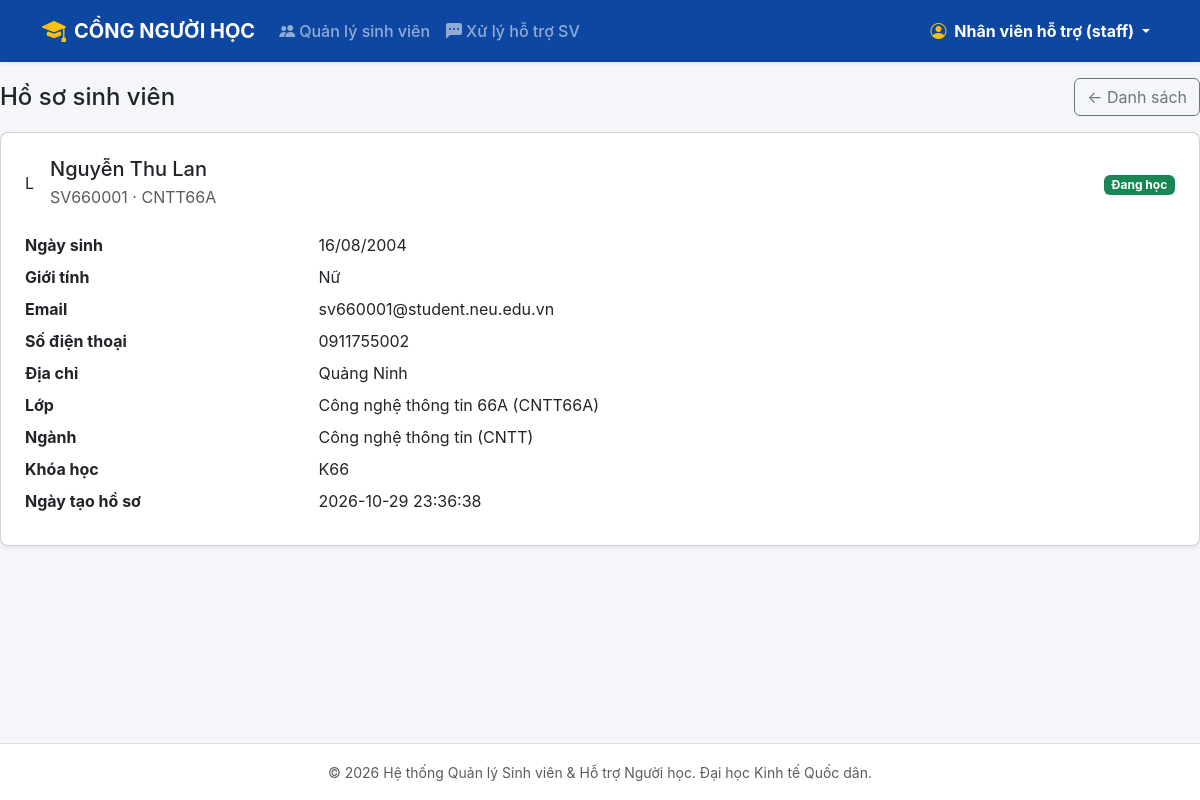
/students/1 (signed in), run on the app's committed database.
### tables this page shows
CREATE TABLE TaiKhoan (
    id INTEGER PRIMARY KEY AUTOINCREMENT,
    username TEXT NOT NULL UNIQUE,
    password_hash TEXT NOT NULL,
    vai_tro TEXT NOT NULL CHECK (vai_tro IN ('student', 'support_staff', 'admin')),
    ho_ten TEXT,
    sinh_vien_id INTEGER UNIQUE REFERENCES SinhVien(id) ON DELETE CASCADE
);

CREATE TABLE SinhVien (
    id INTEGER PRIMARY KEY AUTOINCREMENT,
    ma_sv TEXT NOT NULL UNIQUE,
    ho_ten TEXT NOT NULL,
    ngay_sinh TEXT,
    gioi_tinh TEXT CHECK (gioi_tinh IN ('Nam', 'Nữ', 'Khác')),
    email TEXT,
    so_dien_thoai TEXT,
    dia_chi TEXT,
    lop_id INTEGER NOT NULL REFERENCES Lop(id),
    trang_thai TEXT NOT NULL DEFAULT 'Đang học'
        CHECK (trang_thai IN ('Đang học', 'Bảo lưu', 'Đã tốt nghiệp', 'Thôi học')),
    ngay_tao TEXT NOT NULL DEFAULT (datetime('now', 'localtime'))
);

CREATE TABLE Lop (
    id INTEGER PRIMARY KEY AUTOINCREMENT,
    ma_lop TEXT NOT NULL UNIQUE,
    ten_lop TEXT NOT NULL,
    nganh_id INTEGER NOT NULL REFERENCES NganhHoc(id),
    khoa_hoc TEXT NOT NULL
);

CREATE TABLE NganhHoc (
    id INTEGER PRIMARY KEY AUTOINCREMENT,
    ma_nganh TEXT NOT NULL UNIQUE,
    ten_nganh TEXT NOT NULL
);

### students.py (the view)
@students_bp.route("/<int:sv_id>")
@login_required
def detail(sv_id):
    sv = get_student_or_404(sv_id)
    if g.user["vai_tro"] == "student" and g.user["sinh_vien_id"] != sv_id:
        abort(403)
    return render_template("students/detail.html", sv=sv)

### app.py (called while the page is built)
def dmy(value):
    if not value:
        return "—"
    try:
        return datetime.strptime(str(value)[:10], "%Y-%m-%d").strftime("%d/%m/%Y")
    except ValueError:
        return value

### auth.py (called while the page is built)
@auth_bp.before_app_request
def load_logged_in_user():
    user_id = session.get("user_id")
    if user_id is None:
        g.user = None
    else:
        db = get_db()
        g.user = db.execute(
            "SELECT id, username, vai_tro, ho_ten, sinh_vien_id FROM TaiKhoan WHERE id = ?",
            (user_id,)
        ).fetchone()

def login_required(view):
    @functools.wraps(view)
    def wrapped_view(**kwargs):
        if g.user is None:
            flash("Vui lòng đăng nhập để truy cập chức năng này.", "warning")
            return redirect(url_for("auth.login"))
        return view(**kwargs)
    return wrapped_view

### models.py (called while the page is built)
def connect(path):
    conn = sqlite3.connect(path)
    conn.row_factory = sqlite3.Row
    conn.execute("PRAGMA foreign_keys = ON")
    conn.create_function("norm", 1, normalize, deterministic=True)
    return conn

def get_db():
    if "db" not in g:
        g.db = connect(current_app.config["DATABASE"])
    return g.db

### students.py (called while the page is built)
def get_student_or_404(sv_id):
    sv = get_db().execute(SELECT_COLS + FROM_CLAUSE + " WHERE sv.id = ?", (sv_id,)).fetchone()
    if sv is None:
        abort(404)
    return sv

### templates/students/detail.html (shortened to what this page needs)
{% extends "base.html" %}
{% from "_macros.html" import status_badge %}
{% block content %}
<div class="d-flex flex-wrap justify-content-between align-items-center gap-2 mb-3">
  <h1 class="h4 mb-0">Hồ sơ sinh viên</h1>
  <div class="d-flex gap-2">
    {% if current_user.vai_tro != 'student' %}
    <a class="btn btn-outline-secondary" href="{{ url_for('students.list_students') }}">← Danh sách</a>
    {% endif %}
  </div>
</div>
<div class="card shadow-sm">
  <div class="card-body p-4">
    <div class="d-flex align-items-center gap-3 mb-4">
      <div class="avatar">{{ sv.ho_ten.split()[-1][0] }}</div>
      <div>
        <div class="h5 mb-1">{{ sv.ho_ten }}</div>
        <div class="text-muted">{{ sv.ma_sv }} · {{ sv.ma_lop }}</div>
      </div>
      <div class="ms-auto">{{ status_badge(sv.trang_thai) }}</div>
    </div>
    <dl class="row mb-0 detail-list">
      <dt class="col-sm-3">Ngày sinh</dt><dd class="col-sm-9">{{ sv.ngay_sinh|dmy }}</dd>
      <dt class="col-sm-3">Giới tính</dt><dd class="col-sm-9">{{ sv.gioi_tinh or '—' }}</dd>
      <dt class="col-sm-3">Email</dt><dd class="col-sm-9">{{ sv.email or '—' }}</dd>
      <dt class="col-sm-3">Số điện thoại</dt><dd class="col-sm-9">{{ sv.so_dien_thoai or '—' }}</dd>
      <dt class="col-sm-3">Địa chỉ</dt><dd class="col-sm-9">{{ sv.dia_chi or '—' }}</dd>
      <dt class="col-sm-3">Lớp</dt><dd class="col-sm-9">{{ sv.ten_lop }} ({{ sv.ma_lop }})</dd>
      <dt class="col-sm-3">Ngành</dt><dd class="col-sm-9">{{ sv.ten_nganh }} ({{ sv.ma_nganh }})</dd>
      <dt class="col-sm-3">Khóa học</dt><dd class="col-sm-9">{{ sv.khoa_hoc }}</dd>
      <dt class="col-sm-3">Ngày tạo hồ sơ</dt><dd class="col-sm-9">{{ sv.ngay_tao }}</dd>
    </dl>
  </div>
</div>
{% endblock %}

### templates/base.html (shortened to what this page needs)
<!DOCTYPE html>
<html lang="vi">
<head>
    <link href="https://cdn.jsdelivr.net/npm/bootstrap@5.3.0/dist/css/bootstrap.min.css" rel="stylesheet">
    <link rel="stylesheet" href="https://cdn.jsdelivr.net/npm/bootstrap-icons@1.11.1/font/bootstrap-icons.css">
</head>
<body>
    <nav class="navbar navbar-expand-lg navbar-dark navbar-neu shadow-sm sticky-top">
        <div class="container">
            <a class="navbar-brand fw-bold d-flex align-items-center" href="{{ url_for('home') }}">
                <i class="bi bi-mortarboard-fill me-2 fs-4 text-warning"></i> CỔNG NGƯỜI HỌC
            </a>
            <div class="collapse navbar-collapse" id="navbarNav">
                <ul class="navbar-nav me-auto mb-2 mb-lg-0">
                    {% if g.user %}
                        {% if g.user.vai_tro == 'student' %}
                            <li class="nav-item">
                                <a class="nav-link" href="{{ url_for('portal.profile') }}"><i class="bi bi-person-circle me-1"></i>Hồ sơ cá nhân</a>
                            </li>
                            <li class="nav-item">
                                <a class="nav-link" href="{{ url_for('portal.curriculum') }}"><i class="bi bi-journal-text me-1"></i>Chương trình đào tạo</a>
                            </li>
                            <li class="nav-item">
                                <a class="nav-link" href="{{ url_for('portal.finance') }}"><i class="bi bi-credit-card me-1"></i>Tài chính sinh viên</a>
                            </li>
                            <li class="nav-item">
                                <a class="nav-link" href="{{ url_for('portal.support') }}"><i class="bi bi-headset me-1"></i>Hỗ trợ & Thắc mắc</a>
                            </li>
                        {% else %}
                            <li class="nav-item">
                                <a class="nav-link" href="{{ url_for('students.list_students') }}"><i class="bi bi-people-fill me-1"></i>Quản lý sinh viên</a>
                            </li>
                            <li class="nav-item">
                                <a class="nav-link" href="{{ url_for('portal.support') }}"><i class="bi bi-chat-left-dots-fill me-1"></i>Xử lý hỗ trợ SV</a>
                            </li>
                        {% endif %}
                    {% endif %}
                </ul>
                <ul class="navbar-nav ms-auto">
                    {% if g.user %}
                        <li class="nav-item dropdown">
                            <a class="nav-link dropdown-toggle text-white fw-bold" href="#" id="userDrop" role="button" data-bs-toggle="dropdown">
                                <i class="bi bi-person-circle me-1 text-warning"></i>
                                {% if g.user.vai_tro == 'student' %}
                                    {{ g.user.ho_ten }}
                                {% elif g.user.vai_tro == 'admin' %}
                                    Admin ({{ g.user.username }})
                                {% else %}
                                    Nhân viên hỗ trợ ({{ g.user.username }})
                                {% endif %}
                            </a>
                        </li>
                    {% else %}
                        <li class="nav-item"><a class="nav-link" href="{{ url_for('auth.login') }}">Đăng nhập</a></li>
                    {% endif %}
                </ul>
            </div>
        </div>
    </nav>
    <main>
        {% block content %}{% endblock %}
    </main>
    <footer class="text-center py-3 text-muted border-top bg-white mt-auto">
        <div class="container">
            <small>© 2026 Hệ thống Quản lý Sinh viên & Hỗ trợ Người học. Đại học Kinh tế Quốc dân.</small>
        </div>
    </footer>
</body>
</html>

### templates/_macros.html (shortened to what this page needs)
{% macro status_badge(tt) %}
  {% set cls = {'Đang học': 'success', 'Bảo lưu': 'warning', 'Đã tốt nghiệp': 'primary', 'Thôi học': 'secondary'}.get(tt, 'secondary') %}
  <span class="badge text-bg-{{ cls }}">{{ tt }}</span>
{% endmacro %}

### templates/base.html (style rules this page uses)
html, body { height: 100%; }
body { background-color: #f4f6f9; font-family: -apple-system, BlinkMacSystemFont, "Segoe UI", Roboto, sans-serif; display: flex; flex-direction: column; min-height: 100vh; }
.navbar-neu { background-color: #0d47a1; }
.nav-link { font-weight: 500; }
.card { border-radius: 8px; }
main { flex: 1 0 auto; }
footer { flex-shrink: 0; }

### data on the page
TaiKhoan: user.username "staff"
SinhVien: ho_ten "L", ho_ten "Nguyễn Thu Lan", ma_sv "SV660001", trang_thai "Đang học", ngay_sinh|dmy "16/08/2004", gioi_tinh "Nữ", email "sv660001@student.neu.edu.vn", so_dien_thoai "0911755002", dia_chi "Quảng Ninh", ngay_tao "2026-10-29 23:36:38"
Lop: ma_lop "CNTT66A", ten_lop "Công nghệ thông tin 66A", khoa_hoc "K66"
NganhHoc: ten_nganh "Công nghệ thông tin", ma_nganh "CNTT"
